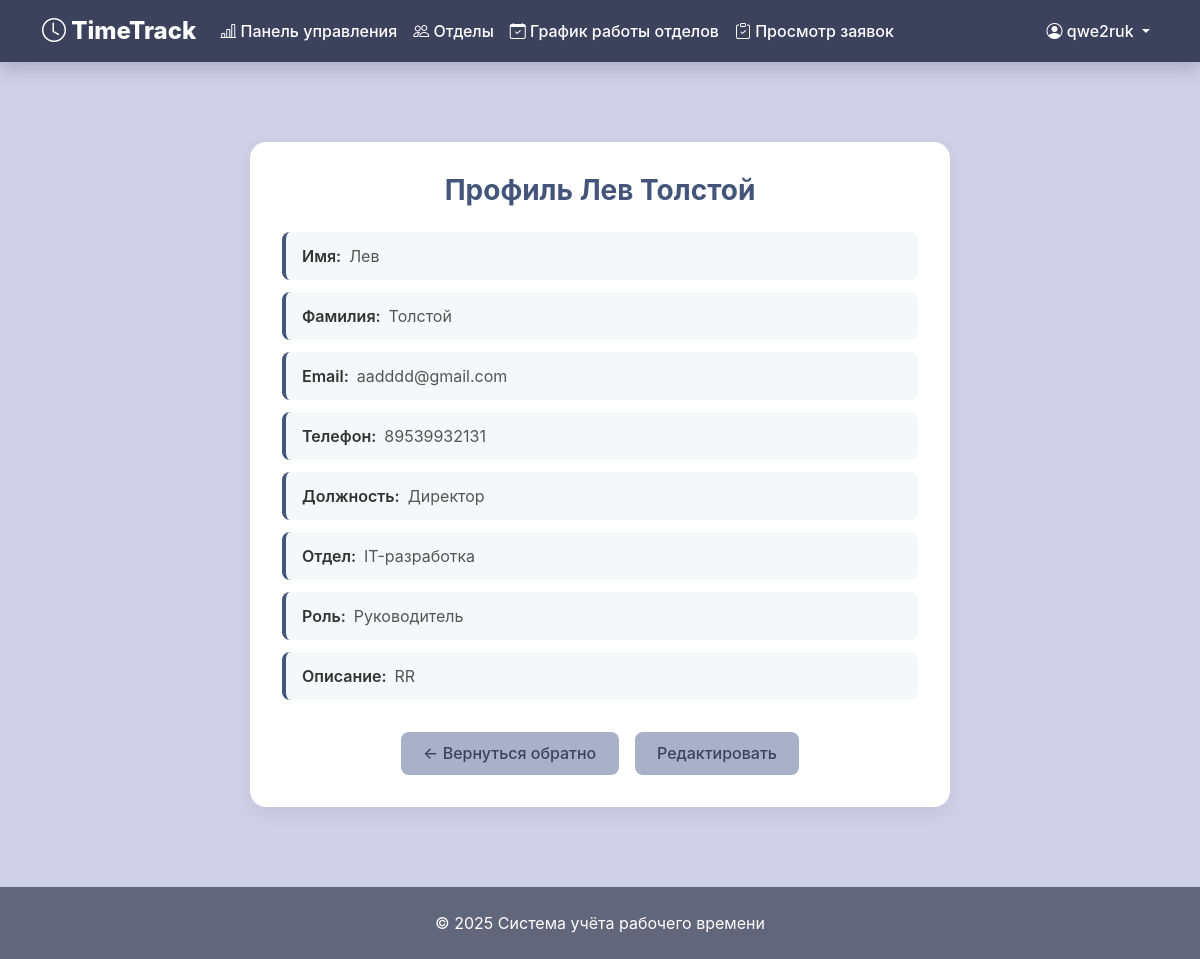
The page /profile/ (signed in) on the database its author committed.
### time_site/models.py (models this page shows, shortened)
class CustomUser(AbstractUser):
    email = models.EmailField(
        _('Электронная почта'),
        blank=False
    )
    ROLE_CHOICES = [
        ('Сотрудник', 'Сотрудник'),
        ('Руководитель', 'Руководитель'),
        ('Администратор', 'Администратор'),
    ]
    role = models.CharField(
        _('Роль'),
        max_length=50,
        choices=ROLE_CHOICES,
        default='Сотрудник'
    )
    post = models.CharField(
        _('Должность'),
        max_length=50,
        blank=True
    )
    hire_date = models.DateField(
        _('Дата приёма на работу'),
        default=timezone.now
    )
    phone = models.CharField(
        _('Телефон'),
        max_length=20,
        blank=True
    )
    description = models.TextField(
        _('Описание'),
        blank=True
    )
    department = models.ForeignKey(
        Department,
        on_delete=models.SET_NULL,
        null=True,
        blank=True,
        related_name='employees',
        verbose_name='Отдел'
    )
    is_active = models.BooleanField(
        _('Активен'),
        default=True
    )
    class Meta:
        verbose_name = 'Пользователь'
        verbose_name_plural = 'Пользователи'

class Department(models.Model):
    name = models.CharField(max_length=100, unique=True)
    manager = models.ForeignKey(
        'CustomUser',
        on_delete=models.SET_NULL,
        null=True,
        blank=True,
        limit_choices_to={'role': 'Руководитель'},
        related_name='managed_departments'
    )
    class Meta:
        verbose_name = 'Отдел'
        verbose_name_plural = 'Отделы'

### time_site/views/profile.py (the view)
# urls.py: path('profile/', profile_view, name='profile_view'),
@login_required
def profile_view(request):
    profile_user = request.user  # Текущий авторизованный пользователь
    user_id = request.GET.get('user_id')  # Получаем user_id из URL, если это необходимо
    if user_id and (
            request.user.is_admin or request.user.is_staff):  # Если есть user_id и пользователь администратор или персонал
        profile_user = get_object_or_404(CustomUser, id=user_id)
    is_own_profile = profile_user == request.user
    context = {
        'user': request.user,
        'profile_user': profile_user,
        'department_display': profile_user.department.name if profile_user.department else 'Не указан',
        'role_display': profile_user.get_role_display(),
        'is_own_profile': is_own_profile  # Передаем переменную в контекст
    }
    return render(request, 'profile/view.html', context)

### time_site/templates/profile/view.html (shortened to what this page needs)
{% extends 'base.html' %}
{% block content %}
<div class="profile-view-container">
    <h2 class="profile-view-title">Профиль {{ user.get_full_name|default:user.username }}</h2>
    <div class="profile-view-info">
        <div class="info-item">
            <span class="label">Имя:</span>
            <span class="value">{{ user.first_name }}</span>
        </div>
        <div class="info-item">
            <span class="label">Фамилия:</span>
            <span class="value">{{ user.last_name }}</span>
        </div>
        <div class="info-item">
            <span class="label">Email:</span>
            <span class="value">{{ user.email }}</span>
        </div>
        <div class="info-item">
            <span class="label">Телефон:</span>
            <span class="value">{{ user.phone }}</span>
        </div>
        <div class="info-item">
            <span class="label">Должность:</span>
            <span class="value">{{ user.post }}</span>
        </div>
        <div class="info-item">
            <span class="label">Отдел:</span>
            <span class="value">{{ department_display }}</span>
        </div>
        {% if role_display %}
        <div class="info-item">
            <span class="label">Роль:</span>
            <span class="value">{{ role_display }}</span>
        </div>
        {% endif %}
        <div class="info-item">
            <span class="label">Описание:</span>
            <span class="value">{{ user.description }}</span>
        </div>
    </div>
    <div class="profile-view-actions">
        <a href="javascript:history.back()" class="btn-back">← Вернуться обратно</a>
        {% if is_own_profile %}
        <a href="{% url 'profile_edit' %}" class="btn-back">Редактировать</a>
        {% endif %}
    </div>
</div>
{% endblock %}

### time_site/templates/base.html (shortened to what this page needs)
<!DOCTYPE html>
<html lang="ru">
<head>
    <link href="https://cdn.jsdelivr.net/npm/bootstrap@5.3.2/dist/css/bootstrap.min.css" rel="stylesheet">
    <link rel="stylesheet" href="https://cdn.jsdelivr.net/npm/bootstrap-icons@1.11.1/font/bootstrap-icons.min.css">
</head>
<body>
    <nav class="navbar navbar-expand-lg navbar-dark shadow" style="background-color: var(--header-bg);">
        <div class="container">
            <a class="navbar-brand" href="{% url 'home' %}">
                <i class="bi bi-clock"></i> TimeTrack
            </a>
            <div class="collapse navbar-collapse" id="navbarNav">
                {% if user.is_authenticated %}
                <ul class="navbar-nav me-auto mb-2 mb-lg-0">
                    <li class="nav-item">
                        <a class="nav-link" href="{% url 'my_statistics' %}">
                            <i class="bi bi-bar-chart-line"></i> Панель управления
                        </a>
                    </li>
                    <li class="nav-item">
                        <a class="nav-link" href="{% url 'department_list' %}">
                            <i class="bi bi-people"></i> Отделы
                        </a>
                    </li>
                    <li class="nav-item">
                        <a class="nav-link" href="{% url 'work_schedules' %}">
                            <i class="bi bi-calendar-check"></i> График работы отделов
                        </a>
                    </li>
                    {% if user.role == "Руководитель" %}
                    <li class="nav-item">
                        <a class="nav-link" href="{% url 'leave_approval_list' %}">
                            <i class="bi bi-clipboard-check"></i> Просмотр заявок
                        </a>
                    </li>
                    {% endif %}
                </ul>
                {% endif %}
                <ul class="navbar-nav ms-auto">
                    {% if user.is_authenticated %}
                    <li class="nav-item dropdown">
                        <a class="nav-link dropdown-toggle" href="#" id="navbarDropdown" role="button" data-bs-toggle="dropdown">
                            <i class="bi bi-person-circle"></i> {{ user.username }}
                        </a>
                    </li>
                    {% endif %}
                </ul>
            </div>
        </div>
    </nav>
    <main class="container my-5">
        {% block content %}{% endblock %}
    </main>
    <footer class="mt-auto">
        <div class="container text-center">
            <p class="text-white mb-0">© {% now "Y" %} Система учёта рабочего времени</p>
        </div>
    </footer>
</body>
</html>

### time_site/templates/base.html (style rules this page uses)
:root { --primary-color: #44557c; --secondary-color: #61667a; --accent-color: #5359b5; --background-color: #cfcfe6; --header-bg: #3c425c; }
body { background-color: var(--background-color); font-family: 'Nunito', -apple-system, BlinkMacSystemFont, sans-serif; min-height: 100vh; display: flex; flex-direction: column; }
.navbar-brand { font-weight: 800; font-size: 1.5rem; }
main { flex: 1; }
footer { background-color: var(--secondary-color); padding: 1.5rem 0; }
.navbar .nav-link { font-weight: 500; color: white; transition: color 0.3s; }

### time_site/templates/profile/view.html (style rules this page uses)
.profile-view-container { max-width: 700px; margin: 2rem auto; padding: 2rem; background-color: #fff; border-radius: 1rem; box-shadow: 0 6px 18px rgba(0, 0, 0, 0.06); }
.profile-view-title { font-size: 1.75rem; font-weight: 700; color: var(--primary-color); margin-bottom: 1.5rem; text-align: center; }
.info-item { display: flex; flex-wrap: wrap; align-items: center; padding: 0.75rem 1rem; margin-bottom: 0.75rem; background-color: #f5f7fa; border-left: 4px solid var(--primary-color); border-radius: 0.5rem; }
.info-item .label { font-weight: 600; color: #333; margin-right: 0.5rem; }
.info-item .value { color: #555; }
.profile-view-actions { text-align: center; margin-top: 2rem; display: flex; justify-content: center; flex-wrap: wrap; gap: 1rem; }
.btn-back { display: inline-block; padding: 0.6rem 1.4rem; background-color: #a8b1c8; color: var(--header-bg); font-weight: 500; border-radius: 0.5rem; text-decoration: none; transition: background-color 0.2s ease, transform 0.2s ease; }

### rows shown on the page
CustomUser: username "qwe2ruk", get_full_name "Лев Толстой", first_name "Лев", last_name "Толстой", email "aadddd@gmail.com", phone "89539932131", post "Директор", role "Руководитель", description "RR"
Department: name "IT-разработка"
